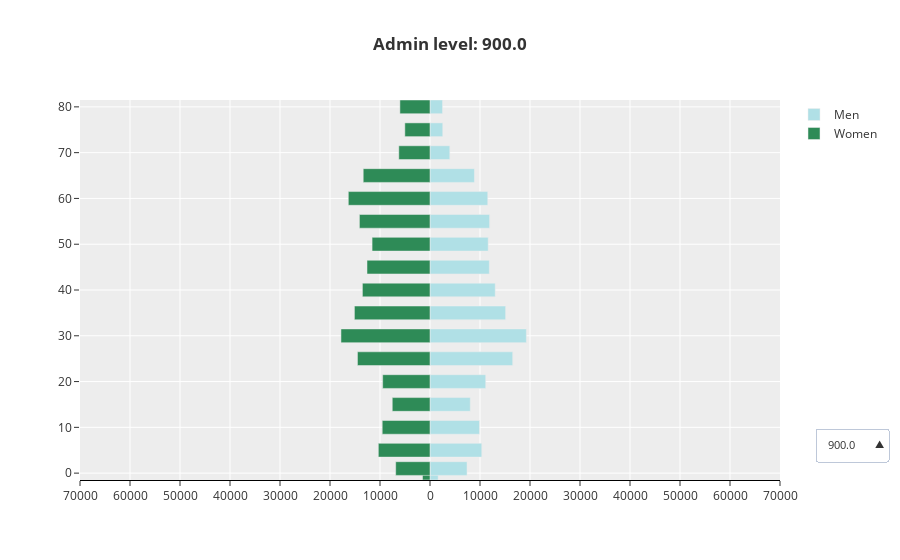

Notebook code cell kept with this figure:
### Markdown cell above
## Plot

### Code cell
aggregated=aggregated
joint=False
col_label = 'value'
legend_title = 'Admin level'
plot_title = 'Admin level'

fig = plot_pop_data(
    gdf=zonal_stat, 
    col_label=col_label,
    legend_title=legend_title, 
    plot_title=plot_title,
    aggregated=aggregated,
    joint=joint,
    cmap_name='viridis'
    )

fig.show()

### Figure 1 — Plotly figure (JSON) as saved in the notebook; plotly's stock layout.template omitted (floating-point values rounded to 4 significant figures)
{"data": [{"hoverinfo": "text", "hovertext": [1631, 7407, 10353, 9896, 8055, 11144, 16537, 19271, 15126, 13048, 11868, 11641, 11919, 11547, 8887, 3960, 2547, 2503], "marker": {"color": "powderblue"}, "meta": 900, "name": "Men", "orientation": "h", "type": "bar", "visible": true, "width": 3, "x": [1631, 7407, 10353, 9896, 8055, 11144, 16537, 19271, 15126, 13048, 11868, 11641, 11919, 11547, 8887, 3960, 2547, 2503], "y": [0, 1, 5, 10, 15, 20, 25, 30, 35, 40, 45, 50, 55, 60, 65, 70, 75, 80]}, {"hoverinfo": "text", "hovertext": [1498, 6860, 10333, 9556, 7548, 9468, 14508, 17806, 15118, 13517, 12601, 11583, 14117, 16337, 13357, 6239, 5033, 6021], "marker": {"color": "seagreen"}, "meta": 900, "name": "Women", "orientation": "h", "type": "bar", "visible": true, "width": 3, "x": [-1498, -6860, -10333, -9556, -7548, -9468, -14508, -17806, -15118, -13517, -12601, -11583, -14117, -16337, -13357, -6239, -5033, -6021], "y": [0, 1, 5, 10, 15, 20, 25, 30, 35, 40, 45, 50, 55, 60, 65, 70, 75, 80]}, {"hoverinfo": "text", "hovertext": [3793, 17224, 24079, 23032, 18805, 25312, 37341, 43960, 34984, 29805, 26815, 25992, 26976, 25615, 20139, 9032, 5855, 5753], "marker": {"color": "powderblue"}, "meta": 1800, "name": "Men", "orientation": "h", "type": "bar", "visible": false, "width": 3, "x": [3793, 17224, 24079, 23032, 18805, 25312, 37341, 43960, 34984, 29805, 26815, 25992, 26976, 25615, 20139, 9032, 5855, 5753], "y": [0, 1, 5, 10, 15, 20, 25, 30, 35, 40, 45, 50, 55, 60, 65, 70, 75, 80]}, {"hoverinfo": "text", "hovertext": [3482, 15942, 23846, 22140, 17478, 21538, 33066, 41058, 34976, 30970, 28433, 26049, 31952, 36074, 30201, 14068, 11299, 13518], "marker": {"color": "seagreen"}, "meta": 1800, "name": "Women", "orientation": "h", "type": "bar", "visible": false, "width": 3, "x": [-3482, -15942, -23846, -22140, -17478, -21538, -33066, -41058, -34976, -30970, -28433, -26049, -31952, -36074, -30201, -14068, -11299, -13518], "y": [0, 1, 5, 10, 15, 20, 25, 30, 35, 40, 45, 50, 55, 60, 65, 70, 75, 80]}, {"hoverinfo": "text", "hovertext": [4817, 21871, 30612, 29304, 23942, 31551, 46097, 54702, 44409, 37613, 33757, 32102, 33838, 31754, 25619, 11499, 7562, 7429], "marker": {"color": "powderblue"}, "meta": 2700, "name": "Men", "orientation": "h", "type": "bar", "visible": false, "width": 3, "x": [4817, 21871, 30612, 29304, 23942, 31551, 46097, 54702, 44409, 37613, 33757, 32102, 33838, 31754, 25619, 11499, 7562, 7429], "y": [0, 1, 5, 10, 15, 20, 25, 30, 35, 40, 45, 50, 55, 60, 65, 70, 75, 80]}, {"hoverinfo": "text", "hovertext": [4419, 20231, 30112, 28094, 22064, 27040, 41394, 51958, 44448, 39175, 35642, 32665, 40095, 44383, 38284, 17762, 14325, 17139], "marker": {"color": "seagreen"}, "meta": 2700, "name": "Women", "orientation": "h", "type": "bar", "visible": false, "width": 3, "x": [-4419, -20231, -30112, -28094, -22064, -27040, -41394, -51958, -44448, -39175, -35642, -32665, -40095, -44383, -38284, -17762, -14325, -17139], "y": [0, 1, 5, 10, 15, 20, 25, 30, 35, 40, 45, 50, 55, 60, 65, 70, 75, 80]}, {"hoverinfo": "text", "hovertext": [5938, 26965, 37790, 36122, 29581, 38398, 55676, 66667, 54889, 46423, 41576, 38927, 41867, 38822, 31989, 14289, 9574, 9406], "marker": {"color": "powderblue"}, "meta": 3600, "name": "Men", "orientation": "h", "type": "bar", "visible": false, "width": 3, "x": [5938, 26965, 37790, 36122, 29581, 38398, 55676, 66667, 54889, 46423, 41576, 38927, 41867, 38822, 31989, 14289, 9574, 9406], "y": [0, 1, 5, 10, 15, 20, 25, 30, 35, 40, 45, 50, 55, 60, 65, 70, 75, 80]}, {"hoverinfo": "text", "hovertext": [5488, 25125, 37207, 34854, 27310, 33438, 50955, 64555, 55488, 48783, 44205, 40512, 50004, 54175, 47884, 22121, 17977, 21508], "marker": {"color": "seagreen"}, "meta": 3600, "name": "Women", "orientation": "h", "type": "bar", "visible": false, "width": 3, "x": [-5488, -25125, -37207, -34854, -27310, -33438, -50955, -64555, -55488, -48783, -44205, -40512, -50004, -54175, -47884, -22121, -17977, -21508], "y": [0, 1, 5, 10, 15, 20, 25, 30, 35, 40, 45, 50, 55, 60, 65, 70, 75, 80]}, {"hoverinfo": "text", "hovertext": [1583, 7190, 10050, 9606, 7818, 10819, 16055, 18708, 14683, 12667, 11522, 11303, 11572, 11212, 8628, 3845, 2473, 2430], "marker": {"color": "powderblue"}, "meta": 900, "name": "Men", "orientation": "h", "type": "bar", "visible": false, "width": 3, "x": [1583, 7190, 10050, 9606, 7818, 10819, 16055, 18708, 14683, 12667, 11522, 11303, 11572, 11212, 8628, 3845, 2473, 2430], "y": [0, 1, 5, 10, 15, 20, 25, 30, 35, 40, 45, 50, 55, 60, 65, 70, 75, 80]}, {"hoverinfo": "text", "hovertext": [1454, 6659, 10031, 9276, 7327, 9191, 14085, 17285, 14676, 13122, 12234, 11246, 13706, 15863, 12968, 6057, 4886, 5846], "marker": {"color": "seagreen"}, "meta": 900, "name": "Women", "orientation": "h", "type": "bar", "visible": false, "width": 3, "x": [-1454, -6659, -10031, -9276, -7327, -9191, -14085, -17285, -14676, -13122, -12234, -11246, -13706, -15863, -12968, -6057, -4886, -5846], "y": [0, 1, 5, 10, 15, 20, 25, 30, 35, 40, 45, 50, 55, 60, 65, 70, 75, 80]}], "layout": {"barmode": "overlay", "title": {"text": "<b>Admin level: 900.0"}, "updatemenus": [{"active": 0, "buttons": [{"args": [{"visible": [true, true, false, false, false, false, false, false, false, false]}, {"showlegend": true, "title": "<b>Admin level: 900.0"}], "label": "900.0", "method": "update"}, {"args": [{"visible": [false, false, true, true, false, false, false, false, false, false]}, {"showlegend": true, "title": "<b>Admin level: 1800.0"}], "label": "1800.0", "method": "update"}, {"args": [{"visible": [false, false, false, false, true, true, false, false, false, false]}, {"showlegend": true, "title": "<b>Admin level: 2700.0"}], "label": "2700.0", "method": "update"}, {"args": [{"visible": [false, false, false, false, false, false, true, true, false, false]}, {"showlegend": true, "title": "<b>Admin level: 3600.0"}], "label": "3600.0", "method": "update"}, {"args": [{"visible": [false, false, false, false, false, false, false, false, true, true]}, {"showlegend": true, "title": "<b>Admin level: 900.0"}], "label": "900.0", "method": "update"}], "direction": "up", "font": {"size": 11}, "x": 1.05, "xanchor": "left", "y": 0.05, "yanchor": "bottom"}], "xaxis": {"linecolor": "#000", "range": [-70000, 70000], "showline": true, "ticktext": [70000, 60000, 50000, 40000, 30000, 20000, 10000, 0, 10000, 20000, 30000, 40000, 50000, 60000, 70000], "tickvals": [-70000, -60000, -50000, -40000, -30000, -20000, -10000, 0, 10000, 20000, 30000, 40000, 50000, 60000, 70000]}}}
